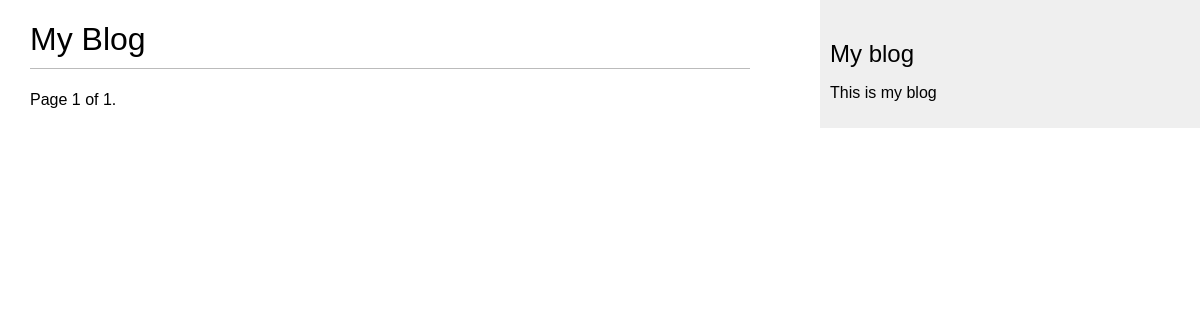
The app's page /blogApp/, older data.
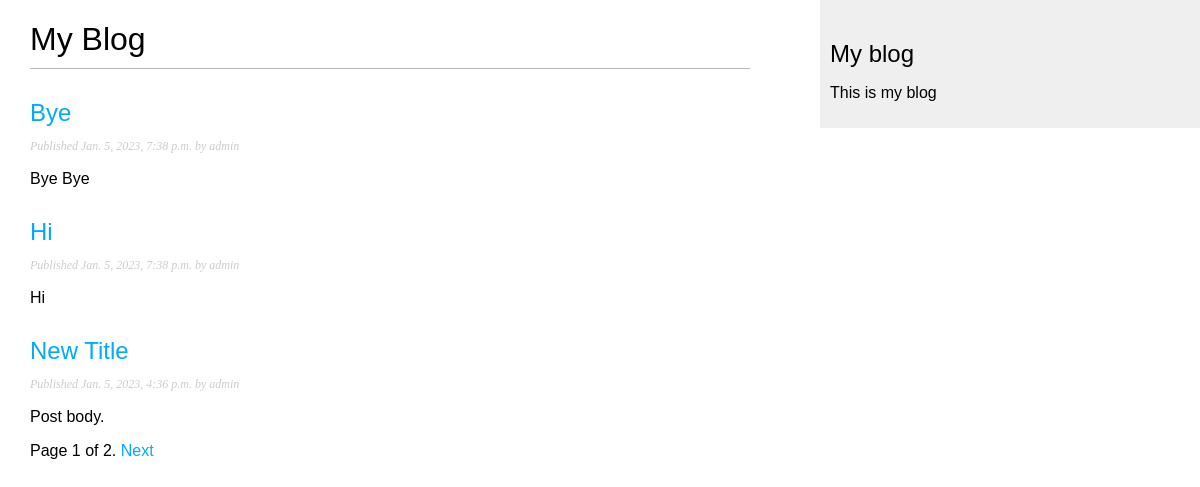
The same page, newer data.
### blogApp/models.py (models this page shows, shortened)
class Post(models.Model):
    STATUS_CHOICES = (
        ('draft', 'Draft'),
        ('published', 'Published'),
    )
    title = models.CharField(max_length=250) # Название статьи
    slug = models.SlugField(max_length=250, unique_for_date='publish') # название для формирования URL'ов
    author = models.ForeignKey(User, on_delete=models.CASCADE,
                               related_name='blog_posts')
    body = models.TextField()
    publish = models.DateTimeField(default=timezone.now)
    created = models.DateTimeField(auto_now_add=True)
    updated = models.DateTimeField(auto_now=True)
    status = models.CharField(max_length=10, choices=STATUS_CHOICES, default='draft')
    objects = models.Manager()     # Менеджер по умолчанию
    published = PublishedManager() # Наш новый менеджер
    class Meta:
        ordering = ('-publish',) # Порядок отображения статей
    def get_absolute_url(self):
        return reverse('blogApp:post_detail', args=[self.publish.year, self.publish.month, self.publish.day, self.slug])

### blogApp/views.py (the view)
# urls.py: path("", views.PostListView.as_view(), name='post_list'),
class PostListView(ListView):
    queryset = Post.published.all()
    context_object_name = 'posts'
    paginate_by = 3
    template_name = 'blogApp/post/list.html'

### blogApp/templates/blogApp/post/list.html (shortened to what this page needs)
{% extends "blogApp/base.html" %}
{% block content %}
    <h1>My Blog</h1>
    {% for post in posts %}
        <h2>
            <a href="{{ post.get_absolute_url }}">{{ post.title }}</a>
        </h2>
        <p class="date">Published {{ post.publish }} by {{ post.author }}</p>
        {{ post.body|truncatewords:30|linebreaks }}
    {% endfor %}
    {% include "paginator.html" with page=page_obj %}
{% endblock %}

### blogApp/templates/blogApp/base.html (shortened to what this page needs)
{% load static %}
<!DOCTYPE html>
<html lang="en">
<head>
    <link rel="stylesheet" href="{% static 'css/blogApp.css' %}">
</head>
<body>
    <div id="content">
        {% block content %}{% endblock %}
    </div>
    <div id="sidebar">
        <h2>My blog</h2>
        <p>This is my blog</p>
    </div>
</body>
</html>

### blogApp/templates/paginator.html (shortened to what this page needs)
<div class="paginator">
    <span class="step-links">
        <span class="current">
            Page {{ page.number }} of {{ page.paginator.num_pages }}.
        </span>
        {% if page.has_next %}
            <a href="?page={{ page.next_page_number }}">Next</a>
        {% endif %}
    </span>
</div>

### blogApp/static/css/blogApp.css (style rules this page uses)
body { margin:0; padding:0; font-family:helvetica, sans-serif; }
a { color:#00abff; text-decoration:none; }
h1 { font-weight:normal; border-bottom:1px solid #bbb; padding:0 0 10px 0; }
h2 { font-weight:normal; margin:30px 0 0; }
#content { float:left; width:60%; padding:0 0 0 30px; }
#sidebar { float:right; width:30%; padding:10px; background:#efefef; height:100%; }
p.date { color:#ccc; font-family: georgia, serif; font-size: 12px; font-style: italic; }

Row changes from the older to the newer data that the page shows:
added Post: title "Bye", publish "Jan. 5, 2023, 7:38 p.m.", author "admin", body "Bye Bye"
added Post: title "Hi", publish "Jan. 5, 2023, 7:38 p.m.", author "admin", body "Hi"
now on this page (row edited): Post: title "New Title", publish "Jan. 5, 2023, 4:36 p.m.", author "admin", body "Post body."
Text that changed along with them:
{{ page.paginator.num_pages }}: "1" → "2"
text now shown: "Next"
